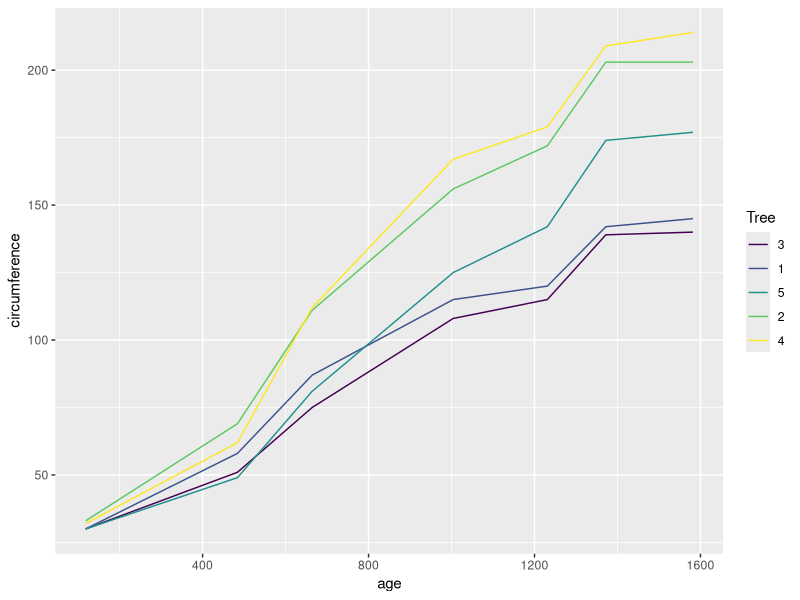
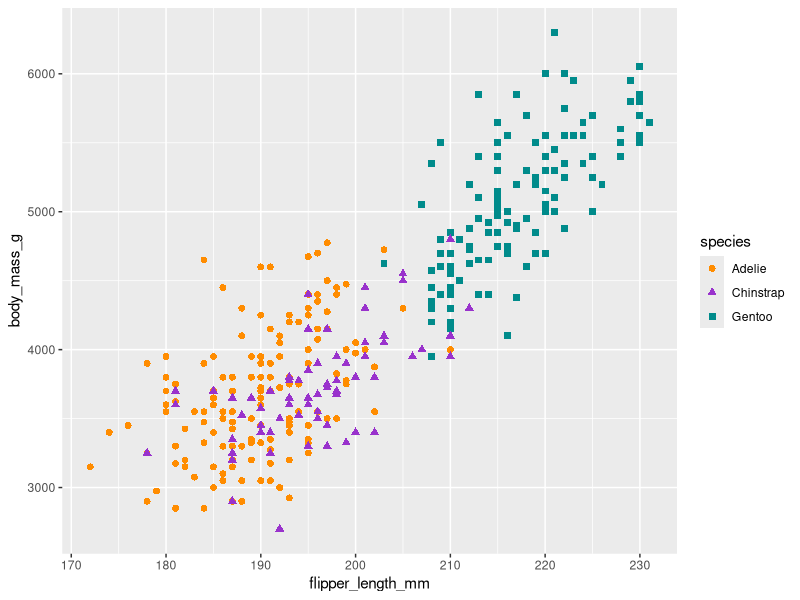

Here is the R script that generated these plots, in order:
## ---- chunk 1
knitr::opts_chunk$set(echo = FALSE)
## ---- chunk 2
library(ggplot2)
ggplot(Orange, aes(x = age, y = circumference, colour = Tree)) +
  geom_line()
## ---- chunk 3
library(palmerpenguins)
# Scatterplot example 1: penguin flipper length versus body mass
ggplot(data = penguins, aes(x = flipper_length_mm, y = body_mass_g)) +
  geom_point(aes(color = species,
                 shape = species),
             size = 2) +
  scale_color_manual(values = c("darkorange","darkorchid","cyan4"))
